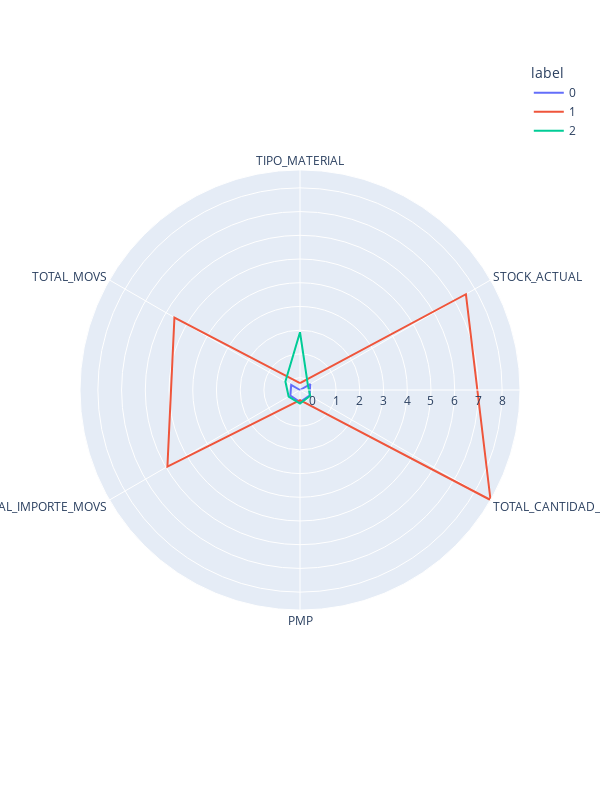

Write notebook code for a chart like this one.
### Code cell
import plotly.express as px

clusters = pd.DataFrame(X,columns=X.columns)
clusters['label'] = kmeansmodel.labels_
polar = clusters.groupby("label").mean().reset_index()
polar = pd.melt(polar,id_vars=["label"])
fig4 = px.line_polar(polar, r="value", theta="variable", color="label", line_close=True,height=800,width=600)
fig4.show()

### Figure 1 — Plotly figure (JSON) as saved in the notebook; plotly's stock layout.template omitted (floating-point values rounded to 4 significant figures)
{"data": [{"hovertemplate": "label=0<br>value=%{r}<br>variable=%{theta}<extra></extra>", "legendgroup": "0", "line": {"color": "#636efa", "dash": "solid"}, "marker": {"symbol": "circle"}, "mode": "lines", "name": "0", "r": [-0.5214, -0.018, -0.05692, -0.01304, -0.05187, -0.09245, -0.5214], "showlegend": true, "subplot": "polar", "theta": ["TIPO_MATERIAL", "STOCK_ACTUAL", "TOTAL_CANTIDAD_MOVS", "PMP", "TOTAL_IMPORTE_MOVS", "TOTAL_MOVS", "TIPO_MATERIAL"], "type": "scatterpolar"}, {"hovertemplate": "label=1<br>value=%{r}<br>variable=%{theta}<extra></extra>", "legendgroup": "1", "line": {"color": "#EF553B", "dash": "solid"}, "marker": {"symbol": "circle"}, "mode": "lines", "name": "1", "r": [-0.2308, 7.555, 8.753, -0.09132, 5.932, 5.591, -0.2308], "showlegend": true, "subplot": "polar", "theta": ["TIPO_MATERIAL", "STOCK_ACTUAL", "TOTAL_CANTIDAD_MOVS", "PMP", "TOTAL_IMPORTE_MOVS", "TOTAL_MOVS", "TIPO_MATERIAL"], "type": "scatterpolar"}, {"hovertemplate": "label=2<br>value=%{r}<br>variable=%{theta}<extra></extra>", "legendgroup": "2", "line": {"color": "#00cc96", "dash": "solid"}, "marker": {"symbol": "circle"}, "mode": "lines", "name": "2", "r": [1.913, -0.1353, -0.0249, 0.0501, 0.03172, 0.1892, 1.913], "showlegend": true, "subplot": "polar", "theta": ["TIPO_MATERIAL", "STOCK_ACTUAL", "TOTAL_CANTIDAD_MOVS", "PMP", "TOTAL_IMPORTE_MOVS", "TOTAL_MOVS", "TIPO_MATERIAL"], "type": "scatterpolar"}], "layout": {"height": 800, "legend": {"title": {"text": "label"}, "tracegroupgap": 0}, "margin": {"t": 60}, "polar": {"angularaxis": {"direction": "clockwise", "rotation": 90}, "domain": {"x": [0, 1], "y": [0, 1]}}, "width": 600}}
